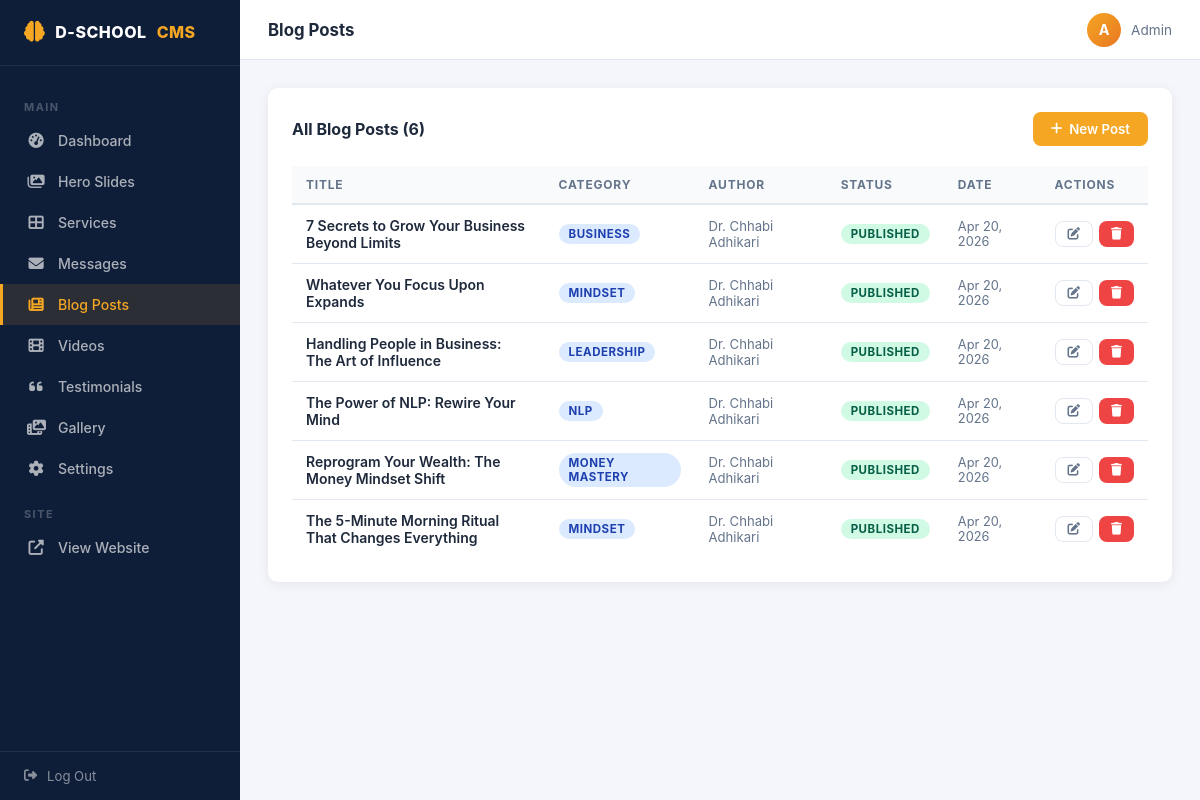
Screenshot of /admin/blog.php (signed in) with the database file from the repository.
### tables this page shows
CREATE TABLE `blog_posts` (
  `id` int(11) NOT NULL AUTO_INCREMENT,
  `title` varchar(500) NOT NULL,
  `slug` varchar(500) NOT NULL,
  `category` varchar(100) DEFAULT 'General',
  `excerpt` text DEFAULT NULL,
  `content` longtext DEFAULT NULL,
  `image_path` varchar(500) DEFAULT NULL,
  `image_gradient` varchar(100) DEFAULT 'linear-gradient(135deg,#1a2f5a,#3b5998)',
  `image_icon` varchar(50) DEFAULT 'fas fa-newspaper',
  `author` varchar(255) DEFAULT 'Dr. Chhabi Adhikari',
  `is_published` tinyint(4) DEFAULT 1,
  `published_at` timestamp NULL DEFAULT current_timestamp(),
  `created_at` timestamp NULL DEFAULT current_timestamp(),
  PRIMARY KEY (`id`),
  UNIQUE KEY `slug` (`slug`)
);

### config.php (called while the page is built, shortened)
<?php
function h(string $s): string {
    return htmlspecialchars($s, ENT_QUOTES, 'UTF-8');
}

### admin/blog.php (the view, shortened to what this page needs)
<?php
require_once __DIR__ . '/../config.php';
$db     = getDB();
$action = $_GET['action'] ?? 'list';
require_once __DIR__ . '/includes/layout.php';
if (isset($_GET['msg']) && $_GET['msg'] === 'deleted'): ?>
if ($error): ?><div class="alert alert-error"><i class="fas fa-exclamation-circle"></i> <?= h($error) ?></div><?php endif;
if ($action === 'list'):
    $posts = $db->query("SELECT * FROM blog_posts ORDER BY created_at DESC")->fetchAll();
?>
<div class="adm-card">
  <div class="adm-card-head">
    <h2>All Blog Posts (<?= count($posts) ?>)</h2>
    <a href="?action=new" class="btn btn-gold"><i class="fas fa-plus"></i> New Post</a>
  </div>
  <table class="adm-table">
    <thead>
      <tr><th>Title</th><th>Category</th><th>Author</th><th>Status</th><th>Date</th><th>Actions</th></tr>
    </thead>
    <tbody>
      <?php foreach ($posts as $p): ?>
      <tr>
        <td style="font-weight:600;max-width:300px"><?= h(mb_strimwidth($p['title'],0,55,'…')) ?></td>
        <td><span class="badge badge-blue"><?= h($p['category']) ?></span></td>
        <td style="color:var(--muted);font-size:.82rem"><?= h($p['author']) ?></td>
        <td>
          <a href="?action=toggle&id=<?= $p['id'] ?>" class="badge <?= $p['is_published'] ? 'badge-green' : 'badge-red' ?>" style="text-decoration:none;cursor:pointer">
            <?= $p['is_published'] ? 'Published' : 'Draft' ?>
          </a>
        </td>
        <td style="font-size:.8rem;color:var(--muted)"><?= date('M j, Y', strtotime($p['created_at'])) ?></td>
        <td>
          <div style="display:flex;gap:6px">
            <a href="?action=edit&id=<?= $p['id'] ?>" class="btn btn-outline btn-sm"><i class="fas fa-edit"></i></a>
            <a href="?action=delete&id=<?= $p['id'] ?>" class="btn btn-danger btn-sm"
               data-confirm="Delete '<?= h(addslashes($p['title'])) ?>'?"><i class="fas fa-trash"></i></a>
          </div>
        </td>
      </tr>
      <?php endforeach; ?>
    </tbody>
  </table>
</div>
<?php
endif; ?>

### admin/includes/layout.php (style rules this page uses)
* { box-sizing:border-box;margin:0;padding:0; }
:root { --nav:#0f1e38;--nav-hover:#1a2f5a;--gold:#F5A623;--gold-dark:#E87722; --white:#fff;--bg:#f4f6fb;--card:#fff;--text:#1e293b;--muted:#64748b; --border:#e2e8f0;--radius:10px;--shadow:0 2px 12px rgba(0,0,0,.07); --sidebar-w:240px; }
body { font-family:'Inter',system-ui,sans-serif;background:var(--bg);color:var(--text);display:flex;min-height:100vh; }
.adm-card { background:var(--card);border-radius:var(--radius);box-shadow:var(--shadow);padding:24px;margin-bottom:24px; }
.adm-card-head { display:flex;justify-content:space-between;align-items:center;margin-bottom:20px;flex-wrap:wrap;gap:12px; }
.adm-card-head h2 { font-size:1rem;font-weight:700;color:var(--text); }
.adm-table { width:100%;border-collapse:collapse;font-size:.875rem; }
.adm-table th { background:#f8fafc;text-align:left;padding:11px 14px; font-size:.75rem;font-weight:700;text-transform:uppercase; letter-spacing:.8px;color:var(--muted);border-bottom:2px solid var(--border); }
.adm-table td { padding:12px 14px;border-bottom:1px solid var(--border);vertical-align:middle; }
.adm-table tr:last-child td { border-bottom:none; }
.badge { display:inline-block;padding:3px 10px;border-radius:20px; font-size:.72rem;font-weight:700;text-transform:uppercase;letter-spacing:.5px; }
.badge-green { background:#d1fae5;color:#065f46; }
.badge-blue { background:#dbeafe;color:#1e40af; }
.btn { display:inline-flex;align-items:center;gap:7px;padding:9px 18px; border-radius:8px;font-size:.83rem;font-weight:600;cursor:pointer; text-decoration:none;border:none;transition:all .2s;white-space:nowrap; }
.btn-gold { background:var(--gold);color:#fff; }
.btn-danger { background:#ef4444;color:#fff; }
.btn-sm { padding:6px 12px;font-size:.78rem; }
.btn-outline { background:transparent;border:1.5px solid var(--border);color:var(--muted); }

### rows the page displays
blog_posts: title "7 Secrets to Grow Your Business Beyond Limits", category "BUSINESS", author "Dr. Chhabi Adhikari", is_published "PUBLISHED", created_at "Apr 20, 2026"
blog_posts: title "Whatever You Focus Upon Expands", category "MINDSET", author "Dr. Chhabi Adhikari", is_published "PUBLISHED", created_at "Apr 20, 2026"
blog_posts: title "Handling People in Business: The Art of Influence", category "LEADERSHIP", author "Dr. Chhabi Adhikari", is_published "PUBLISHED", created_at "Apr 20, 2026"
blog_posts: title "The Power of NLP: Rewire Your Mind", category "NLP", author "Dr. Chhabi Adhikari", is_published "PUBLISHED", created_at "Apr 20, 2026"
blog_posts: title "Reprogram Your Wealth: The Money Mindset Shift", category "MONEY MASTERY", author "Dr. Chhabi Adhikari", is_published "PUBLISHED", created_at "Apr 20, 2026"
blog_posts: title "The 5-Minute Morning Ritual That Changes Everything", category "MINDSET", author "Dr. Chhabi Adhikari", is_published "PUBLISHED", created_at "Apr 20, 2026"

### other values shown
$item['label'] "Dashboard"
$item['label'] "Hero Slides"
$item['label'] "Services"
$item['label'] "Messages"
$item['label'] "Blog Posts"
$item['label'] "Videos"
$item['label'] "Testimonials"
$item['label'] "Gallery"
$item['label'] "Settings"
$title "Blog Posts"
count($posts) "6"
